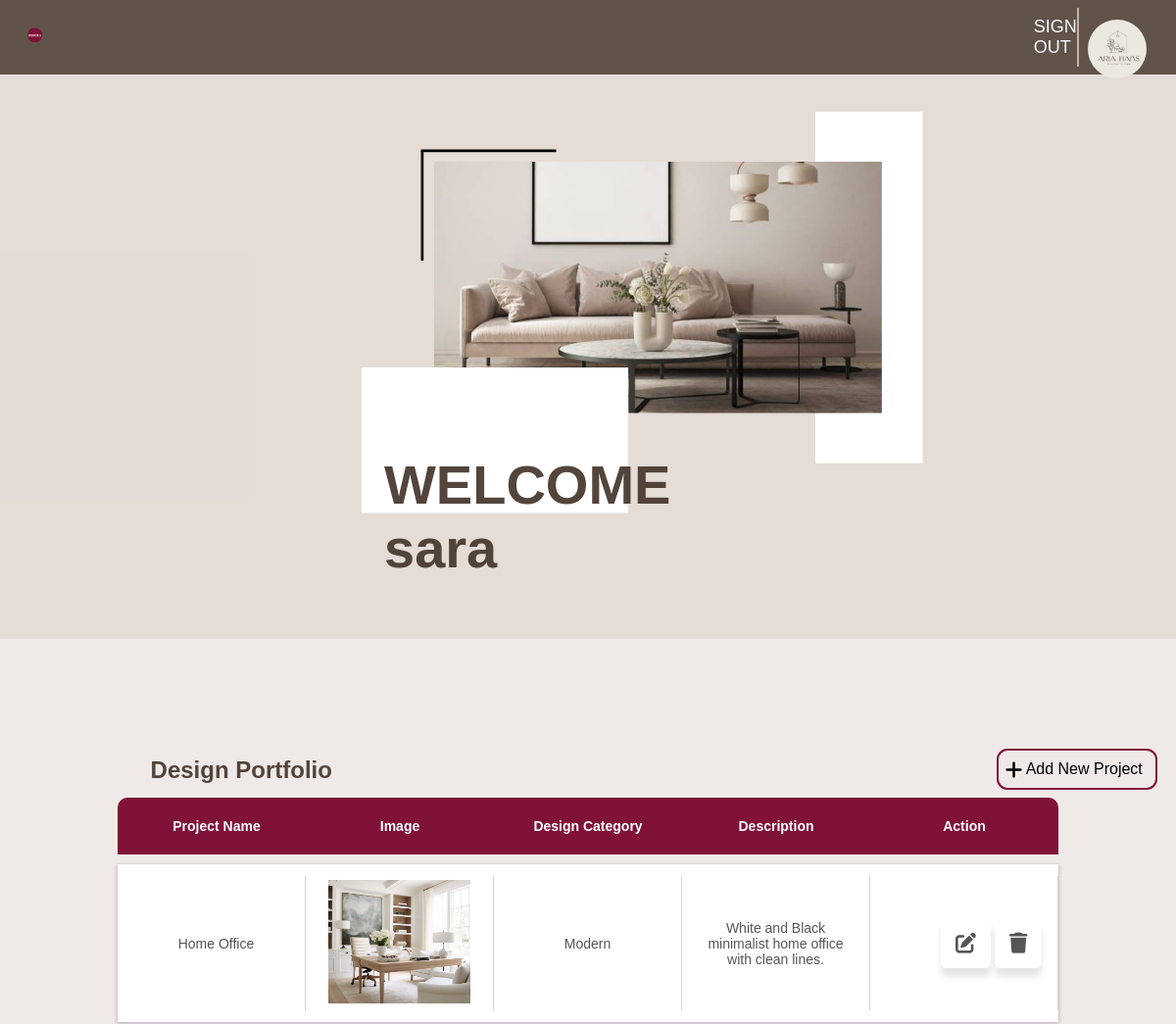
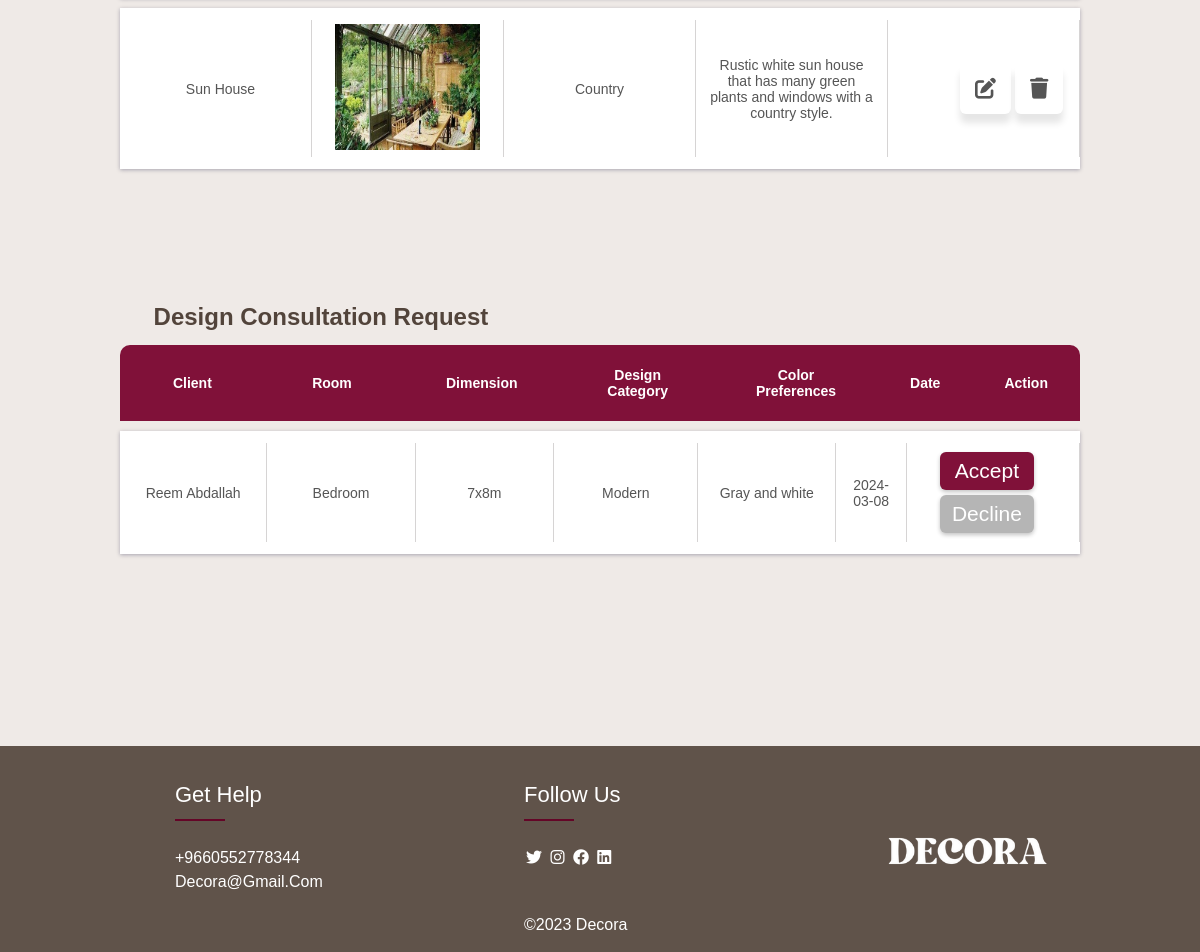
The app's page /DesignerHomepage.php (signed in) with its own data (2 pictures, top to bottom).
### tables this page shows
CREATE TABLE `designer` (
  `id` int(3) NOT NULL,
  `firstName` varchar(20) NOT NULL,
  `lastName` varchar(20) NOT NULL,
  `emailAddress` varchar(50) NOT NULL,
  `password` varchar(100) NOT NULL,
  `brandName` varchar(20) NOT NULL,
  `logoImgFileName` varchar(50) NOT NULL
);

CREATE TABLE `designportoflioproject` (
  `id` int(3) NOT NULL,
  `designerID` int(3) NOT NULL,
  `projectName` varchar(20) NOT NULL,
  `projectImgFileName` varchar(100) NOT NULL,
  `description` varchar(5000) NOT NULL,
  `designCategoryID` int(3) NOT NULL
);

CREATE TABLE `designcategory` (
  `id` int(3) NOT NULL,
  `category` varchar(10) NOT NULL
);

CREATE TABLE `designconsultationrequest` (
  `id` int(3) NOT NULL,
  `clientID` int(3) NOT NULL,
  `designerID` int(3) NOT NULL,
  `roomTypeID` int(3) NOT NULL,
  `designCategoryID` int(3) NOT NULL,
  `roomWidth` int(4) NOT NULL,
  `roomLength` int(4) NOT NULL,
  `colorPreferences` varchar(20) NOT NULL,
  `date` date NOT NULL,
  `statusID` int(3) NOT NULL
);

CREATE TABLE `client` (
  `id` int(3) NOT NULL,
  `firstName` varchar(10) NOT NULL,
  `lastName` varchar(10) NOT NULL,
  `emailAddress` varchar(30) NOT NULL,
  `password` varchar(100) NOT NULL
);

CREATE TABLE `roomtype` (
  `id` int(3) NOT NULL,
  `type` varchar(20) NOT NULL
);

### DesignerHomepage.php (the view, shortened to what this page needs)
<!DOCTYPE html>
<?php
$connection = mysqli_connect("localhost","root","root","decora");
$idOfUser =$_SESSION['userID'];
   $checkID="select * from designer where id='$idOfUser' " ;
   $result= mysqli_query($connection, $checkID);
   $row = mysqli_fetch_assoc($result);
$sql4 = "SELECT dp.*, dc.category
         FROM designportoflioproject dp
         INNER JOIN designcategory dc ON dp.designCategoryID = dc.id
         WHERE dp.designerID = " . $idOfUser;
$result4 = mysqli_query($connection, $sql4);
if ($result4) {
$table = "<div class='table-box'>";
$table .= "<div class='table-row table-head table1'>";
$table .= "<div class='table-cell first-cell'><p>Project Name</p></div>";
$table .= "<div class='table-cell'><p>Image</p></div>";
$table .= "<div class='table-cell'><p>Design Category</p></div>";
$table .= "<div class='table-cell'><p>Description</p></div>";
$table .= "<div class='table-cell last-cell'><p>Action</p></div>";
$table .= "</div>";
    while ($row4 = mysqli_fetch_assoc($result4)) {
        $table .= "<div class='table-row' id='proj_" . $row4['id'] . "'>";
        $table .= "<div class='table-cell first-cell'><p>" . $row4['projectName'] . "</p></div>";
        $table .= "<div class='table-cell'><img src='images/" . $row4['projectImgFileName'] . "' alt='' class='DP'></div>";
        $table .= "<div class='table-cell'><p>" . $row4['category'] . "</p></div>";
        $table .= "<div class='table-cell'><p class='des'>" . $row4['description'] . "</p></div>";
        $table .= "<div class='table-cell last-cell'>";
        $table .= "<div class='action-icons'>";
$idOfProject = $row4['id'];
$updateUrl = "update.php?idOfProject=" . $idOfProject;
$table .= "<a href=".$updateUrl ." class='link'><i class='fa-solid fa-pen-to-square'></i></a>";
        $table .= "<a href='#' onclick='deleteProj(".$row4['id']." )' class='link'><i class='fa-solid fa-trash'></i></a>";
        $table .= "</div></div></div>";
    }
    $table .= "</div>";
}
$idOfPinding = 411;
$sql5 = "SELECT dcr.*, c.firstName AS clientFirstName, c.lastName AS clientLastName,
                rt.type AS roomType, dc.category AS designCategory
         FROM designconsultationrequest dcr
         INNER JOIN client c ON dcr.clientID = c.id
         INNER JOIN roomtype rt ON dcr.roomTypeID = rt.id
         INNER JOIN designcategory dc ON dcr.designCategoryID = dc.id
         WHERE dcr.designerID = " . $idOfUser ." AND dcr.statusID =" . $idOfPinding ;
$result5 = mysqli_query($connection, $sql5);
if ($result5) {
$table2 = "<div class='table-box'>";
$table2 .= "<div class='table-row table-head close'>";
$table2 .= "<div class='table-cell2 first-cell'><p>Client</p></div>";
$table2 .= "<div class='table-cell2'><p>Room</p></div>";
$table2 .= "<div class='table-cell2'><p>Dimension</p></div>";
$table2 .= "<div class='table-cell2'><p>Design Category</p></div>";
$table2 .= "<div class='table-cell2'><p>Color Preferences</p></div>";
$table2 .= "<div class='table-cell2'><p>Date</p></div>";
$table2 .= "<div class='table-cell2 last-cell'><p>Action</p></div>";
$table2 .= "</div>";
    while ($row5 = mysqli_fetch_assoc($result5)) {
        $table2 .= "<div class='table-row' id='row_" . $row5['id'] . "'>";
        $table2 .= "<div class='table-cell2 first-cell'><p>" . $row5['clientFirstName'] . " " . $row5['clientLastName'] . "</p></div>";
        $table2 .= "<div class='table-cell2'><p>" . $row5['roomType'] . "</p></div>";
        $table2 .= "<div class='table-cell2'><p>" . $row5['roomWidth'] ."x". $row5['roomLength'] ."m" ."</p></div>";
        $table2 .= "<div class='table-cell2'><p>" . $row5['designCategory'] . "</p></div>";
        $table2 .= "<div class='table-cell2'><p>" . $row5['colorPreferences'] . "</p></div>";
        $table2 .= "<div class='table-cell2'><p>" . $row5['date'] . "</p></div>";
        $table2 .= "<div class='table-cell2 last-cell'>";
        $table2 .= "<div class='exp'>";
        $table2 .= "<a href='consultaionP1.php?idOfCon=" . $row5['id'] ."&idOfDesigner=".$row5['designerID'] .".' class='lin2'><div class='req green'>Accept</div></a>";
        $table2 .= "<a href='#' onclick='declineConsultation(" . $row5['id'] . ")' class='lin2'><div class='req red'>Decline</div></a>";
        $table2 .= "</div></div></div>";
    }
    $table2 .= "</div>";
}
?>
<html lang="en">
<head>
<link
rel="stylesheet" href="https://cdnjs.cloudflare.com/ajax/libs/font-awesome/6.4.2/css/all.min.css"/>
<link rel="stylesheet" href="https://cdnjs.cloudflare.com/ajax/libs/font-awesome/6.0.0-beta3/css/all.min.css">
</head>
<body>
    <header>
        <span class="logo">
        </span>
        <p id="SingOut"><a href="?logout=logout">SIGN OUT</a>
        <div class="action">
          <div class="profile" onclick="menuToggle();">
              <?php echo "<img src='images/" . $row['logoImgFileName']. "' alt=''>"; ?>
          </div>
      </div>
    </header>
<div id="reg">
    <div class="hello">
    <p><strong>WELCOME <br>
        <?php echo $row['firstName'] ?></strong></p>
</div>
</div>
<div class="custom-button">
<?php
echo "<a href=add.php?idOfDesigner=". $idOfUser ." class='link3' >" ?>
    <i class="fa-solid fa-plus"></i>
    <p>Add New Project</p>
    </a>
</div>
<h2 id="h21">Design Portfolio</h2>
<?php echo $table; ?>
<h2 id="h21">Design Consultation Request</h2>
<?php echo $table2; ?>
<footer class="footer">
    <div class="footercontainer">
      <div class="footerrow">
      <div class="footer-col">
          <h4>get help</h4>
          <ul>
              <li>+9660552778344</li>
              <li>decora@gmail.com</li>
          </ul>
          </div>
        <div class="footer-col">
          <h4>follow us</h4>
          <div class="social">
            <i class="fa-brands fa-twitter" style="color: #ffffff"></i>
            <i class="fa-brands fa-instagram" style="color: #ffffff"></i>
            <i class="fa-brands fa-facebook" style="color: #ffffff"></i>
            <i class="fa-brands fa-linkedin" style="color: #ffffff"></i>
          </div>
          <p id="copyRight">©2023 Decora</p>
        </div>
      <div class="footer-col">
      <img id="logo-footer" src="images\7779-logo-footer.png" alt="">
      </div>
      </div>
    </div>
  </footer>
</body>
</html>

### DesignerHomepage.css (style rules this page uses)
body { background-color: rgba(198, 179, 166, 0.265); }
* { margin: 0; padding: 0; font-family: sans-serif; }
header { display: flex; flex-direction: row; justify-content: space-between; align-items: center; margin: 0px; width: 98.4%; background-color: #483930d9; color: white; padding: 0.5em 0em 0.5em 1.5em; }
#logo-header { display:inline-block; }
#SingOut { display: inline-block; padding-left: 54em; color: rgb(249, 249, 249); font-size: 18px; }
#SingOut a { text-decoration: none; cursor: pointer; color: rgb(249, 249, 249); }
.action { position: absolute; right: 30px; top:20px }
.action .profile { border-radius: 50%; cursor: pointer; height: 60px; overflow: hidden; position: relative; width: 60px; }
.action .profile img { width: 100%; top:0; position: absolute; object-fit: cover; left: 0; height: 100%; }
#reg { width: 100%; height: 36em; background-color:rgba(198, 179, 166, 0.265); }
#photo { margin-left: 23em; margin-top: 2.3em; width: 48%; }
.table-box { margin: 14px auto; }
.table-row { display: table; width: 80%; margin: 10px auto; font-family: sans-serif; background: transparent; padding: 12px 0; color: #555; background-color: white; font-size: 14px; box-shadow: 0 1px 4px 0px rgba(0,0,50,0.3); }
.table-head { background: #801139; box-shadow: none; color: #fff; font-weight: 600; }
.table-head .table-cell { border-right: none; }
.table-head .table-cell2 { border-right: none; }
.table-cell { display: table-cell; width: 20%; text-align: center; padding: 4px 0; border-right: 1px solid #d6d4d4; vertical-align: middle; }
.link { text-decoration: none; color:#d6d4d4; }
.lin2 { text-decoration: none; }
.lin2 .req { cursor: pointer; color:white; }
.first-cell { padding-left: 10px; }
.table-head { border-radius: 10px 10px 0 0; }
.DP { width: 145px; height: 9em; }
#h21 { margin-left: 6.4em; padding-top:5em ; color: #483930f0; }
.action-icons { display: flex; justify-content: space-around; align-items: center; border-radius: 6px; width: 50px; padding-left: 5em; }
.action-icons i { font-size: 1.5em; color: #555; padding: 15px; box-shadow: 0 9px 7px rgba(0, 0, 0, 0.1); border-radius: 6px; margin: 0em 2px; cursor: pointer; }
.exp .req { font-size: 1.5em; color: #ffffff; padding: 7px; box-shadow: 0 2px 4px rgba(0, 0, 0, 0.1); border-radius: 6px; margin: 5px 2px; cursor: pointer; }
.exp .red { background-color: rgb(181, 181, 181); }
.exp .green { background-color: #801139; }
.exp .green, .exp .red { box-shadow: 0 2px 4px rgb(0 0 0 / 24%); }
.exp { padding-right: 26px; padding-left: 1em; width: 7em; }
.table1 { padding: 17px 0px; }
.close { padding: 9px 0px; }
.close .table-cell2 { padding: 13px 32px; }
.table-cell2 { display: table-cell; width: 20%; text-align: center; padding: 4px 17px; border-right: 1px solid #d6d4d4; vertical-align: middle; }
.hello p { font-size: 56px; padding: 6.9em 7em; position: absolute; color: #483930f0; }
.link3 { color:black; text-decoration: none; }
.close .first-cell { padding-left: 35px; }
.custom-button { position: absolute; display: flex; align-items: center; padding: 10px 13px; padding-left: 28px; margin: 7em 44%; right: -31.8em; border: 2px solid #801139; border-radius: 11px; background-color: transparent; cursor: pointer; transition: background-color 0.3s ease; }
.custom-button i { font-size: 20px; margin-right: 5px; position: absolute; left: 7px; }
.custom-button p { margin: 0; font-size: 16px; }
p.des { padding: 1em; }
.footer { line-height: 1.5; font-family: "Poppins", sans-serif; background-color: #483930d9; padding-bottom: 1em; margin-top: 12em; }
.footerrow { display: flex; flex-wrap: wrap; justify-content: space-between; padding-left: 10em; padding-top: 2em; }
ul { list-style: none; }
.footer-col { width: 30%; padding: 0 15px; }
.footer-col h4 { font-size: 22px; color: #ffffff; text-transform: capitalize; margin-bottom: 35px; font-weight: 500; position: relative; }
.footer-col h4::before { content: ""; position: absolute; left: 0; bottom: -10px; background-color: #640527; height: 2px; width: 50px; }
.footer-col ul li { font-size: 16px; text-transform: capitalize; color: #ffffff; text-decoration: none; font-weight: 300; display: block; transition: all 0.3s ease; margin: 0; padding: 0; }
.fa-brands { padding: 2px; padding-bottom: 1em; }
#copyRight { font-size: 16px; text-transform: capitalize; color: #ffffff; font-weight: 300; display: block; margin-top: 2em; margin-bottom: -1px; }
#logo-footer { width: 61%; padding-top: 3em; }

### records on screen
designer: logoImgFileName (picture), firstName "sara"
designportoflioproject: projectName "Home Office", projectImgFileName (picture), designCategoryID.category "Modern", description "White and Black minimalist home office with clean lines."
designportoflioproject: projectName "Sun House", projectImgFileName (picture), designCategoryID.category "Country", description "Rustic white sun house that has many green plants and windows with a country style."
designconsultationrequest: clientID.firstName "Reem", clientID.lastName "Abdallah", roomTypeID.type "Bedroom", roomWidth "7", roomLength "8", designCategoryID.category "Modern", colorPreferences "Gray and white", date "2024-03-08"
